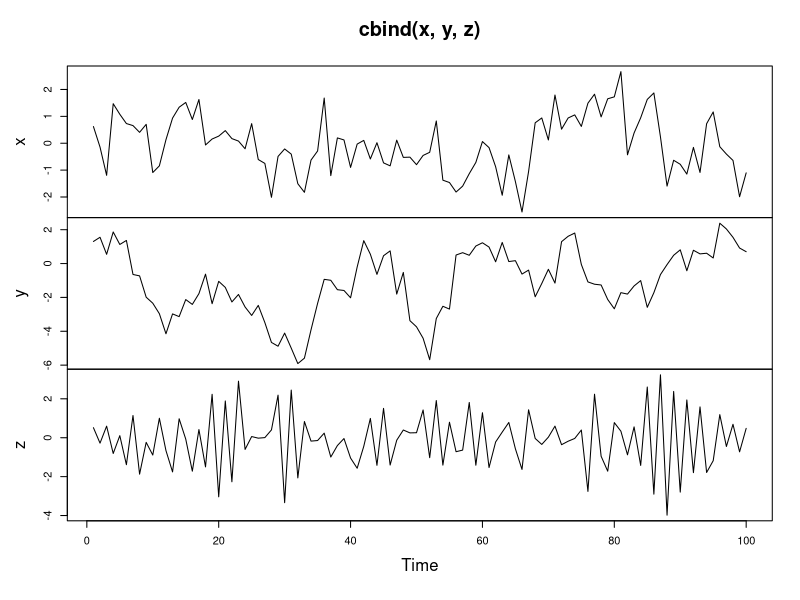
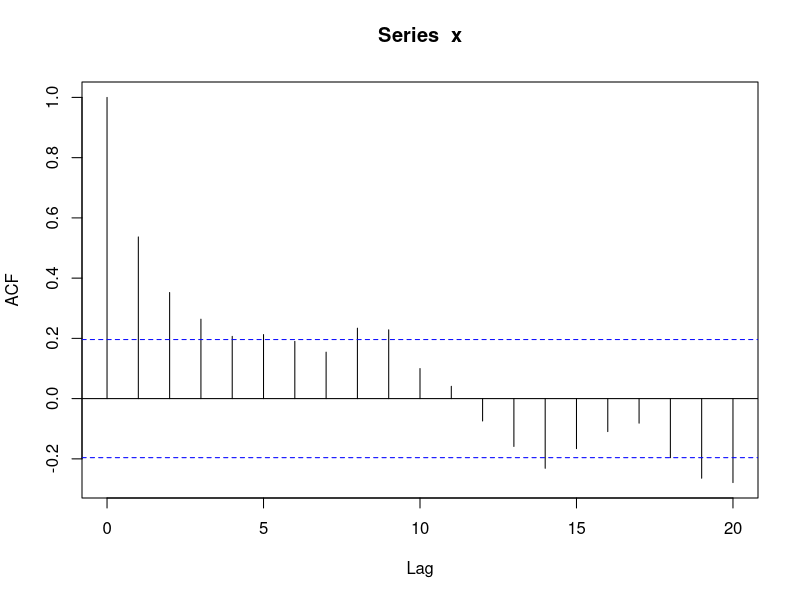
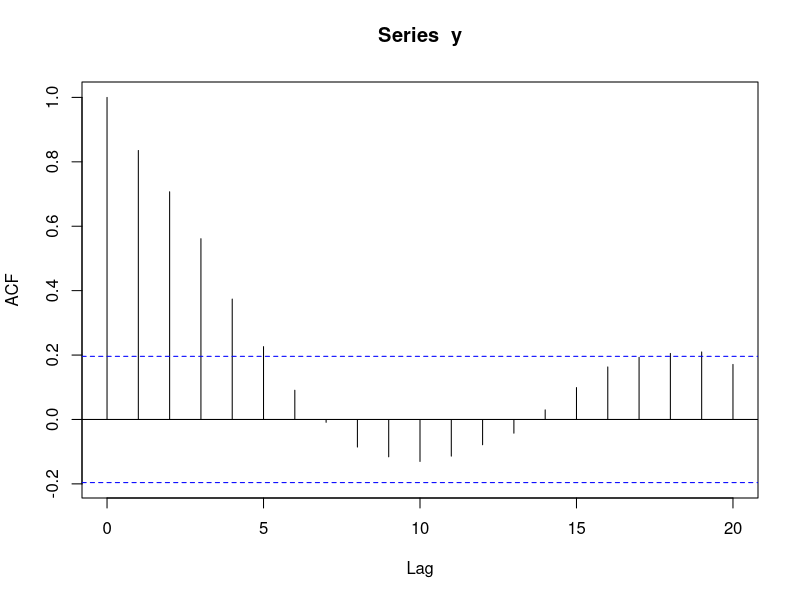
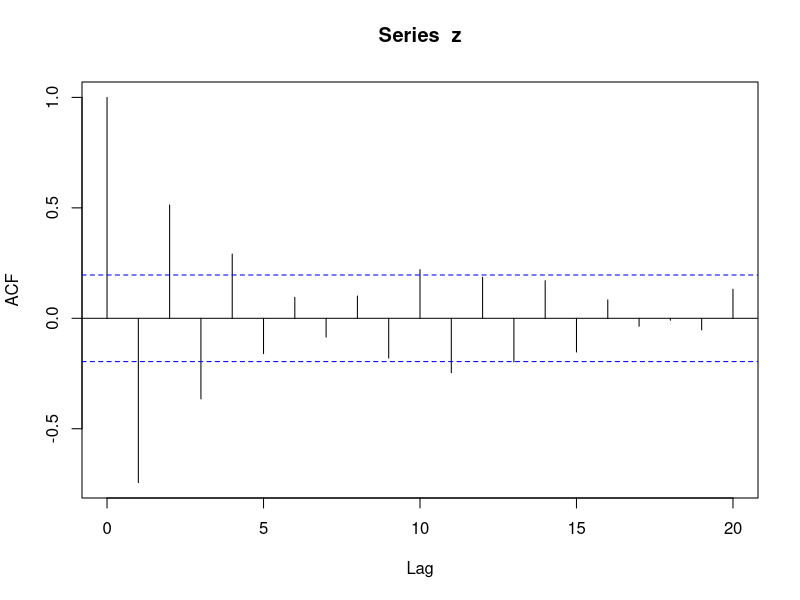
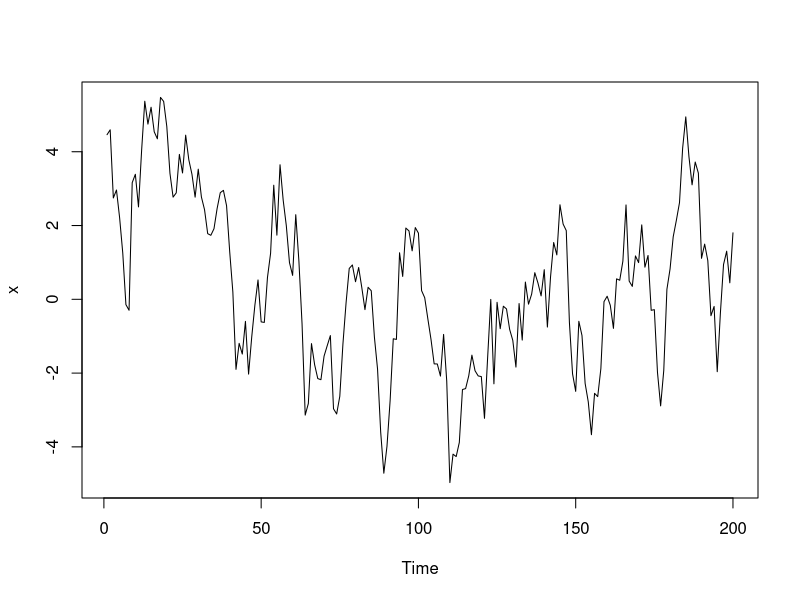
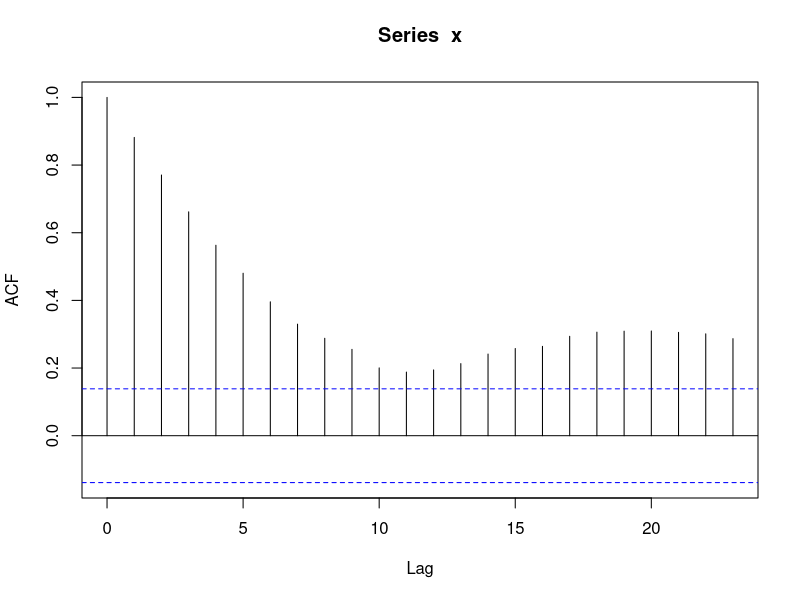
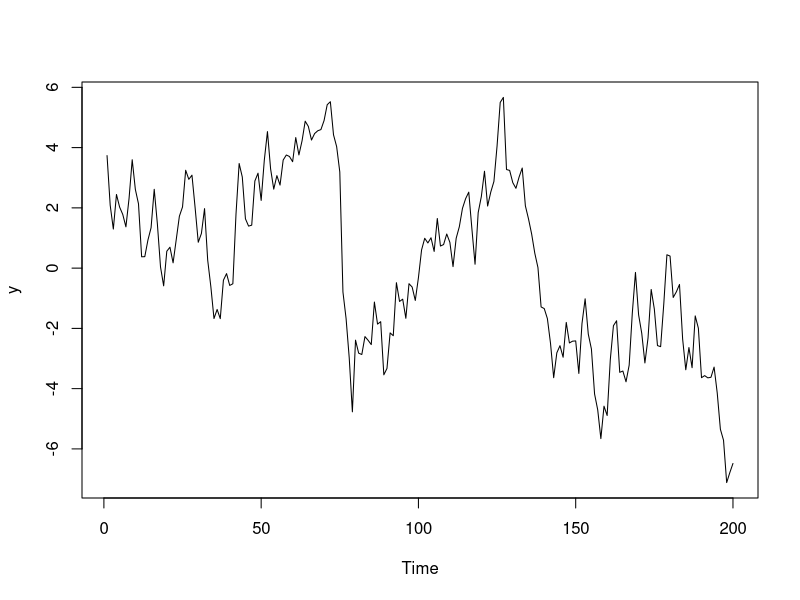
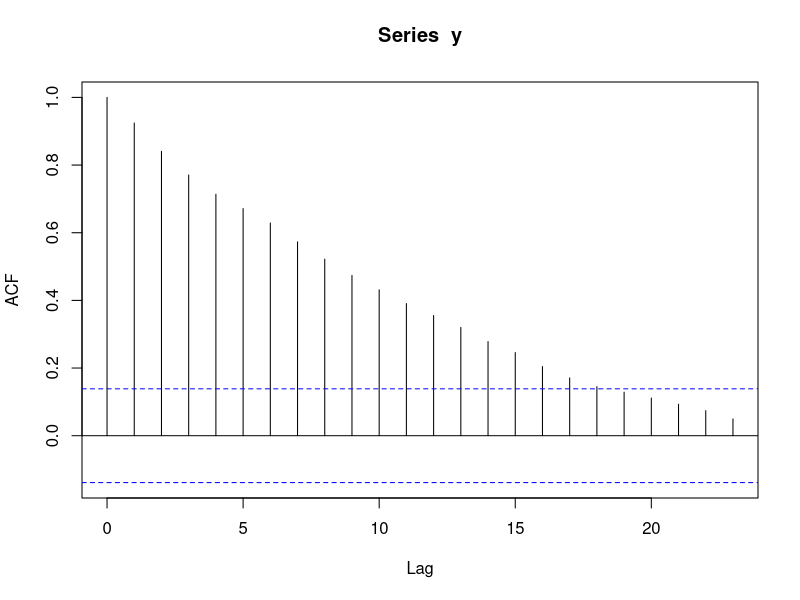

Reproduce these figures in R, in order.
## ---- chunk 1
knitr::opts_chunk$set(echo = TRUE)
## ---- chunk 2
# Simulate an AR model with 0.5 slope
x <- arima.sim(model =list(ar=0.5), n = 100)

# Simulate an AR model with 0.9 slope. Slope 0.9 will increase the autocorrelation
y <- arima.sim(model=list(ar=0.9), n=100)

# Simulate an AR model with -0.75 slope, negative slope will create an oscilative model
z <- arima.sim(model=list(ar=-0.75),n=100)

# Plot your simulated data
plot.ts(cbind(x, y, z))

## ---- chunk 3
# Calculate the ACF for x
acf(x)

# Calculate the ACF for y
acf(y)

# Calculate the ACF for z
acf(z)

## ---- chunk 4
# Simulate and plot AR model with slope 0.9 
x <- arima.sim(model = list(ar=0.9), n = 200)
ts.plot(x)
acf(x)

# Simulate and plot AR model with slope 0.98: higher persistence when its slope parameter is closer to 1
y <- arima.sim(model= list(ar=0.98), n=200)
ts.plot(y)
acf(y)

# Simulate and plot RW model: slope is close to 1, strong persistence
z <- arima.sim(model= list(order=c(0,1,0)), n=200)
ts.plot(z)
acf(z)

## ---- chunk 5
# Fit the AR model to x
arima(x, order = c(1,0,0))

# Copy and paste the slope (ar1) estimate
#0.8575

# Copy and paste the slope mean (intercept) estimate
#-0.0948

# Copy and paste the innovation variance (sigma^2) estimate
#1.022

# Fit the AR model to AirPassengers
AR <-arima(AirPassengers, order = c(1,0,0))
print(AR)

# Run the following commands to plot the series and fitted values
ts.plot(AirPassengers)
AR_fitted <- AirPassengers - residuals(AR)
points(AR_fitted, type = "l", col = 2, lty = 2)


## ---- chunk 6
# Fit an AR model to Nile
AR_fit <-arima(Nile, order  = c(1,0,0))
print(AR_fit)

# Use predict() to make a 1-step forecast
predict_AR <- predict(AR_fit)

# Obtain the 1-step forecast using $pred[1]

predict_AR$pred[1]
# Use predict to make 1-step through 10-step forecasts
predict(AR_fit, n.ahead = 10)

# Run to plot the Nile series plus the forecast and 95% prediction intervals
ts.plot(Nile, xlim = c(1871, 1980))
AR_forecast <- predict(AR_fit, n.ahead = 10)$pred
AR_forecast_se <- predict(AR_fit, n.ahead = 10)$se
points(AR_forecast, type = "l", col = 2)
points(AR_forecast - 2*AR_forecast_se, type = "l", col = 2, lty = 2)
points(AR_forecast + 2*AR_forecast_se, type = "l", col = 2, lty = 2)
